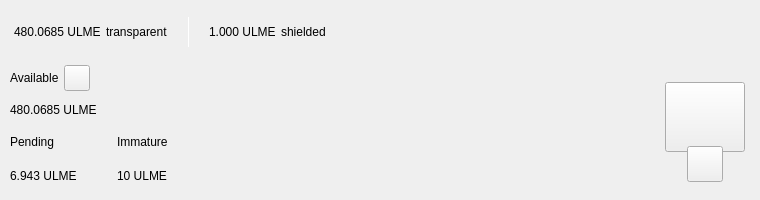
<?xml version="1.0" encoding="UTF-8"?>
<ui version="4.0">
 <class>TopBar</class>
 <widget class="QWidget" name="TopBar">
  <property name="geometry">
   <rect>
    <x>0</x>
    <y>0</y>
    <width>734</width>
    <height>200</height>
   </rect>
  </property>
  <property name="minimumSize">
   <size>
    <width>0</width>
    <height>200</height>
   </size>
  </property>
  <property name="maximumSize">
   <size>
    <width>16777215</width>
    <height>200</height>
   </size>
  </property>
  <property name="windowTitle">
   <string notr="true">N/A</string>
  </property>
  <layout class="QVBoxLayout" name="verticalLayout_10" stretch="0">
   <property name="spacing">
    <number>0</number>
   </property>
   <property name="leftMargin">
    <number>0</number>
   </property>
   <property name="topMargin">
    <number>0</number>
   </property>
   <property name="rightMargin">
    <number>0</number>
   </property>
   <property name="bottomMargin">
    <number>0</number>
   </property>
   <item>
    <widget class="PFBorderImage" name="containerTop">
     <layout class="QVBoxLayout" name="verticalLayout_11">
      <property name="spacing">
       <number>0</number>
      </property>
      <property name="leftMargin">
       <number>0</number>
      </property>
      <property name="topMargin">
       <number>0</number>
      </property>
      <property name="rightMargin">
       <number>0</number>
      </property>
      <property name="bottomMargin">
       <number>0</number>
      </property>
      <item>
       <widget class="QWidget" name="top_container_2" native="true">
        <property name="minimumSize">
         <size>
          <width>0</width>
          <height>65</height>
         </size>
        </property>
        <layout class="QHBoxLayout" name="top_container">
         <property name="spacing">
          <number>0</number>
         </property>
         <property name="leftMargin">
          <number>14</number>
         </property>
         <property name="topMargin">
          <number>0</number>
         </property>
         <property name="rightMargin">
          <number>14</number>
         </property>
         <property name="bottomMargin">
          <number>0</number>
         </property>
         <item alignment="Qt::AlignVCenter">
          <widget class="QWidget" name="widgetTopAmount" native="true">
           <property name="sizePolicy">
            <sizepolicy hsizetype="Preferred" vsizetype="Maximum">
             <horstretch>0</horstretch>
             <verstretch>0</verstretch>
            </sizepolicy>
           </property>
           <layout class="QHBoxLayout" name="horizontalLayout_5">
            <property name="spacing">
             <number>5</number>
            </property>
            <property name="leftMargin">
             <number>0</number>
            </property>
            <property name="topMargin">
             <number>0</number>
            </property>
            <property name="rightMargin">
             <number>0</number>
            </property>
            <property name="bottomMargin">
             <number>0</number>
            </property>
            <item alignment="Qt::AlignTop">
             <widget class="QLabel" name="labelAmountTopUlme">
              <property name="minimumSize">
               <size>
                <width>0</width>
                <height>36</height>
               </size>
              </property>
              <property name="styleSheet">
               <string notr="true">padding:0px;margin:0px;</string>
              </property>
              <property name="text">
               <string notr="true">480.0685 ULME</string>
              </property>
             </widget>
            </item>
            <item>
             <widget class="QLabel" name="labelTrans">
              <property name="text">
               <string>transparent</string>
              </property>
             </widget>
            </item>
            <item>
             <spacer name="horizontalSpacer_11">
              <property name="orientation">
               <enum>Qt::Horizontal</enum>
              </property>
              <property name="sizeType">
               <enum>QSizePolicy::Fixed</enum>
              </property>
              <property name="sizeHint" stdset="0">
               <size>
                <width>15</width>
                <height>20</height>
               </size>
              </property>
             </spacer>
            </item>
            <item alignment="Qt::AlignVCenter">
             <widget class="QLabel" name="typeSpacerTop">
              <property name="minimumSize">
               <size>
                <width>1</width>
                <height>30</height>
               </size>
              </property>
              <property name="maximumSize">
               <size>
                <width>1</width>
                <height>30</height>
               </size>
              </property>
              <property name="styleSheet">
               <string notr="true">background-color:white;
padding:0px;
border:none;</string>
              </property>
              <property name="text">
               <string/>
              </property>
             </widget>
            </item>
            <item>
             <spacer name="horizontalSpacer_12">
              <property name="orientation">
               <enum>Qt::Horizontal</enum>
              </property>
              <property name="sizeType">
               <enum>QSizePolicy::Fixed</enum>
              </property>
              <property name="sizeHint" stdset="0">
               <size>
                <width>15</width>
                <height>20</height>
               </size>
              </property>
             </spacer>
            </item>
            <item alignment="Qt::AlignTop">
             <widget class="QLabel" name="labelAmountTopShieldedUlme">
              <property name="minimumSize">
               <size>
                <width>0</width>
                <height>36</height>
               </size>
              </property>
              <property name="text">
               <string notr="true">1.000 ULME</string>
              </property>
             </widget>
            </item>
            <item>
             <widget class="QLabel" name="labelShield">
              <property name="text">
               <string>shielded</string>
              </property>
             </widget>
            </item>
           </layout>
          </widget>
         </item>
         <item>
          <spacer name="horizontalSpacer">
           <property name="orientation">
            <enum>Qt::Horizontal</enum>
           </property>
           <property name="sizeHint" stdset="0">
            <size>
             <width>40</width>
             <height>20</height>
            </size>
           </property>
          </spacer>
         </item>
         <item>
          <layout class="QHBoxLayout" name="horizontalLayout_4">
           <property name="spacing">
            <number>12</number>
           </property>
           <property name="rightMargin">
            <number>0</number>
           </property>
           <item alignment="Qt::AlignRight">
            <widget class="QWidget" name="layoutSync" native="true">
             <property name="minimumSize">
              <size>
               <width>0</width>
               <height>36</height>
              </size>
             </property>
             <property name="maximumSize">
              <size>
               <width>16777215</width>
               <height>36</height>
              </size>
             </property>
             <layout class="QVBoxLayout" name="verticalLayout_9">
              <property name="leftMargin">
               <number>0</number>
              </property>
              <property name="topMargin">
               <number>0</number>
              </property>
              <property name="rightMargin">
               <number>0</number>
              </property>
              <property name="bottomMargin">
               <number>0</number>
              </property>
              <item>
               <widget class="ExpandableButton" name="pushButtonSync" native="true">
                <property name="minimumSize">
                 <size>
                  <width>36</width>
                  <height>36</height>
                 </size>
                </property>
                <property name="maximumSize">
                 <size>
                  <width>16777215</width>
                  <height>36</height>
                 </size>
                </property>
               </widget>
              </item>
             </layout>
            </widget>
           </item>
           <item>
            <widget class="ExpandableButton" name="pushButtonHDUpgrade" native="true">
             <property name="minimumSize">
              <size>
               <width>36</width>
               <height>36</height>
              </size>
             </property>
            </widget>
           </item>
           <item>
            <widget class="ExpandableButton" name="pushButtonStack" native="true">
             <property name="minimumSize">
              <size>
               <width>36</width>
               <height>36</height>
              </size>
             </property>
            </widget>
           </item>
           <item>
            <widget class="ExpandableButton" name="pushButtonColdStaking" native="true">
             <property name="minimumSize">
              <size>
               <width>36</width>
               <height>36</height>
              </size>
             </property>
            </widget>
           </item>
           <item>
            <widget class="ExpandableButton" name="pushButtonConnection" native="true">
             <property name="minimumSize">
              <size>
               <width>36</width>
               <height>36</height>
              </size>
             </property>
            </widget>
           </item>
           <item>
            <widget class="ExpandableButton" name="pushButtonTor" native="true">
             <property name="minimumSize">
              <size>
               <width>36</width>
               <height>36</height>
              </size>
             </property>
            </widget>
           </item>
           <item>
            <widget class="ExpandableButton" name="pushButtonLock" native="true">
             <property name="sizePolicy">
              <sizepolicy hsizetype="Expanding" vsizetype="Expanding">
               <horstretch>0</horstretch>
               <verstretch>0</verstretch>
              </sizepolicy>
             </property>
             <property name="minimumSize">
              <size>
               <width>36</width>
               <height>0</height>
              </size>
             </property>
            </widget>
           </item>
           <item>
            <widget class="ExpandableButton" name="pushButtonTheme" native="true">
             <property name="minimumSize">
              <size>
               <width>36</width>
               <height>36</height>
              </size>
             </property>
             <property name="maximumSize">
              <size>
               <width>16777215</width>
               <height>36</height>
              </size>
             </property>
            </widget>
           </item>
           <item>
            <widget class="ExpandableButton" name="pushButtonFAQ" native="true">
             <property name="minimumSize">
              <size>
               <width>36</width>
               <height>36</height>
              </size>
             </property>
            </widget>
           </item>
          </layout>
         </item>
        </layout>
       </widget>
      </item>
      <item>
       <widget class="QWidget" name="bottom_container" native="true">
        <property name="minimumSize">
         <size>
          <width>0</width>
          <height>135</height>
         </size>
        </property>
        <layout class="QHBoxLayout" name="botton_container">
         <property name="leftMargin">
          <number>10</number>
         </property>
         <property name="topMargin">
          <number>0</number>
         </property>
         <property name="rightMargin">
          <number>10</number>
         </property>
         <property name="bottomMargin">
          <number>10</number>
         </property>
         <item>
          <layout class="QVBoxLayout" name="verticalLayout_7">
           <property name="spacing">
            <number>0</number>
           </property>
           <property name="leftMargin">
            <number>0</number>
           </property>
           <property name="rightMargin">
            <number>30</number>
           </property>
           <item>
            <layout class="QVBoxLayout" name="verticalLayout_2">
             <item>
              <layout class="QHBoxLayout" name="horizontalLayoutContainerAvailable">
               <property name="spacing">
                <number>5</number>
               </property>
               <item>
                <widget class="QLabel" name="labelTitle1">
                 <property name="text">
                  <string>Available</string>
                 </property>
                </widget>
               </item>
               <item>
                <widget class="QPushButton" name="pushButtonBalanceInfo">
                 <property name="minimumSize">
                  <size>
                   <width>26</width>
                   <height>26</height>
                  </size>
                 </property>
                 <property name="maximumSize">
                  <size>
                   <width>26</width>
                   <height>26</height>
                  </size>
                 </property>
                 <property name="mouseTracking">
                  <bool>true</bool>
                 </property>
                 <property name="focusPolicy">
                  <enum>Qt::NoFocus</enum>
                 </property>
                 <property name="text">
                  <string notr="true"/>
                 </property>
                 <property name="iconSize">
                  <size>
                   <width>24</width>
                   <height>24</height>
                  </size>
                 </property>
                 <property name="shortcut">
                  <string notr="true"/>
                 </property>
                </widget>
               </item>
               <item>
                <spacer name="horizontalSpacer_4">
                 <property name="orientation">
                  <enum>Qt::Horizontal</enum>
                 </property>
                 <property name="sizeType">
                  <enum>QSizePolicy::MinimumExpanding</enum>
                 </property>
                 <property name="sizeHint" stdset="0">
                  <size>
                   <width>20</width>
                   <height>20</height>
                  </size>
                 </property>
                </spacer>
               </item>
              </layout>
             </item>
             <item>
              <widget class="QLabel" name="labelAmountUlme">
               <property name="text">
                <string notr="true">480.0685 ULME</string>
               </property>
              </widget>
             </item>
            </layout>
           </item>
           <item>
            <widget class="QWidget" name="container_imm_pend" native="true">
             <layout class="QHBoxLayout" name="horizontalLayout_2">
              <property name="spacing">
               <number>0</number>
              </property>
              <property name="leftMargin">
               <number>0</number>
              </property>
              <property name="topMargin">
               <number>0</number>
              </property>
              <property name="rightMargin">
               <number>0</number>
              </property>
              <property name="bottomMargin">
               <number>0</number>
              </property>
              <item alignment="Qt::AlignLeft">
               <widget class="QWidget" name="container_pending" native="true">
                <property name="sizePolicy">
                 <sizepolicy hsizetype="Minimum" vsizetype="Preferred">
                  <horstretch>0</horstretch>
                  <verstretch>0</verstretch>
                 </sizepolicy>
                </property>
                <layout class="QVBoxLayout" name="verticalLayout_3">
                 <property name="leftMargin">
                  <number>0</number>
                 </property>
                 <property name="topMargin">
                  <number>0</number>
                 </property>
                 <property name="rightMargin">
                  <number>0</number>
                 </property>
                 <property name="bottomMargin">
                  <number>0</number>
                 </property>
                 <item>
                  <widget class="QLabel" name="labelTitle3">
                   <property name="text">
                    <string>Pending</string>
                   </property>
                  </widget>
                 </item>
                 <item>
                  <widget class="QLabel" name="labelPendingUlme">
                   <property name="text">
                    <string notr="true">6.943 ULME</string>
                   </property>
                  </widget>
                 </item>
                </layout>
               </widget>
              </item>
              <item>
               <spacer name="horizontalSpacer_3">
                <property name="orientation">
                 <enum>Qt::Horizontal</enum>
                </property>
                <property name="sizeType">
                 <enum>QSizePolicy::Fixed</enum>
                </property>
                <property name="sizeHint" stdset="0">
                 <size>
                  <width>40</width>
                  <height>20</height>
                 </size>
                </property>
               </spacer>
              </item>
              <item alignment="Qt::AlignLeft">
               <widget class="QWidget" name="container_immature" native="true">
                <property name="sizePolicy">
                 <sizepolicy hsizetype="Minimum" vsizetype="Preferred">
                  <horstretch>0</horstretch>
                  <verstretch>0</verstretch>
                 </sizepolicy>
                </property>
                <layout class="QVBoxLayout" name="verticalLayout_4">
                 <property name="leftMargin">
                  <number>0</number>
                 </property>
                 <property name="topMargin">
                  <number>0</number>
                 </property>
                 <property name="rightMargin">
                  <number>0</number>
                 </property>
                 <property name="bottomMargin">
                  <number>0</number>
                 </property>
                 <item>
                  <widget class="QLabel" name="labelTitle4">
                   <property name="text">
                    <string>Immature</string>
                   </property>
                  </widget>
                 </item>
                 <item>
                  <widget class="QLabel" name="labelImmatureUlme">
                   <property name="text">
                    <string notr="true">10 ULME</string>
                   </property>
                  </widget>
                 </item>
                </layout>
               </widget>
              </item>
              <item>
               <spacer name="horizontalSpacer_5">
                <property name="orientation">
                 <enum>Qt::Horizontal</enum>
                </property>
                <property name="sizeHint" stdset="0">
                 <size>
                  <width>40</width>
                  <height>20</height>
                 </size>
                </property>
               </spacer>
              </item>
             </layout>
            </widget>
           </item>
          </layout>
         </item>
         <item>
          <spacer name="horizontalSpacer_2">
           <property name="orientation">
            <enum>Qt::Horizontal</enum>
           </property>
           <property name="sizeHint" stdset="0">
            <size>
             <width>40</width>
             <height>20</height>
            </size>
           </property>
          </spacer>
         </item>
         <item alignment="Qt::AlignHCenter|Qt::AlignVCenter">
          <widget class="QWidget" name="qrContainer" native="true">
           <property name="sizePolicy">
            <sizepolicy hsizetype="Preferred" vsizetype="Minimum">
             <horstretch>0</horstretch>
             <verstretch>0</verstretch>
            </sizepolicy>
           </property>
           <property name="minimumSize">
            <size>
             <width>90</width>
             <height>110</height>
            </size>
           </property>
           <property name="maximumSize">
            <size>
             <width>90</width>
             <height>110</height>
            </size>
           </property>
           <layout class="QVBoxLayout" name="containerQR">
            <property name="spacing">
             <number>0</number>
            </property>
            <property name="leftMargin">
             <number>5</number>
            </property>
            <property name="topMargin">
             <number>10</number>
            </property>
            <property name="rightMargin">
             <number>5</number>
            </property>
            <property name="bottomMargin">
             <number>0</number>
            </property>
            <item>
             <widget class="QPushButton" name="btnQr">
              <property name="minimumSize">
               <size>
                <width>70</width>
                <height>70</height>
               </size>
              </property>
              <property name="maximumSize">
               <size>
                <width>16777215</width>
                <height>70</height>
               </size>
              </property>
              <property name="focusPolicy">
               <enum>Qt::NoFocus</enum>
              </property>
              <property name="text">
               <string/>
              </property>
              <property name="iconSize">
               <size>
                <width>70</width>
                <height>70</height>
               </size>
              </property>
             </widget>
            </item>
            <item>
             <spacer name="verticalSpacer">
              <property name="orientation">
               <enum>Qt::Vertical</enum>
              </property>
              <property name="sizeType">
               <enum>QSizePolicy::Fixed</enum>
              </property>
              <property name="sizeHint" stdset="0">
               <size>
                <width>20</width>
                <height>20</height>
               </size>
              </property>
             </spacer>
            </item>
            <item alignment="Qt::AlignHCenter|Qt::AlignBottom">
             <widget class="QPushButton" name="pushButtonQR">
              <property name="minimumSize">
               <size>
                <width>36</width>
                <height>36</height>
               </size>
              </property>
              <property name="maximumSize">
               <size>
                <width>36</width>
                <height>36</height>
               </size>
              </property>
              <property name="focusPolicy">
               <enum>Qt::NoFocus</enum>
              </property>
              <property name="text">
               <string/>
              </property>
             </widget>
            </item>
           </layout>
          </widget>
         </item>
        </layout>
       </widget>
      </item>
     </layout>
    </widget>
   </item>
  </layout>
 </widget>
 <customwidgets>
  <customwidget>
   <class>ExpandableButton</class>
   <extends>QWidget</extends>
   <header>qt/ulmex/expandablebutton.h</header>
   <container>1</container>
  </customwidget>
  <customwidget>
   <class>PFBorderImage</class>
   <extends>QFrame</extends>
   <header>qt/ulmex/pfborderimage.h</header>
   <container>1</container>
  </customwidget>
 </customwidgets>
 <resources/>
 <connections/>
</ui>
